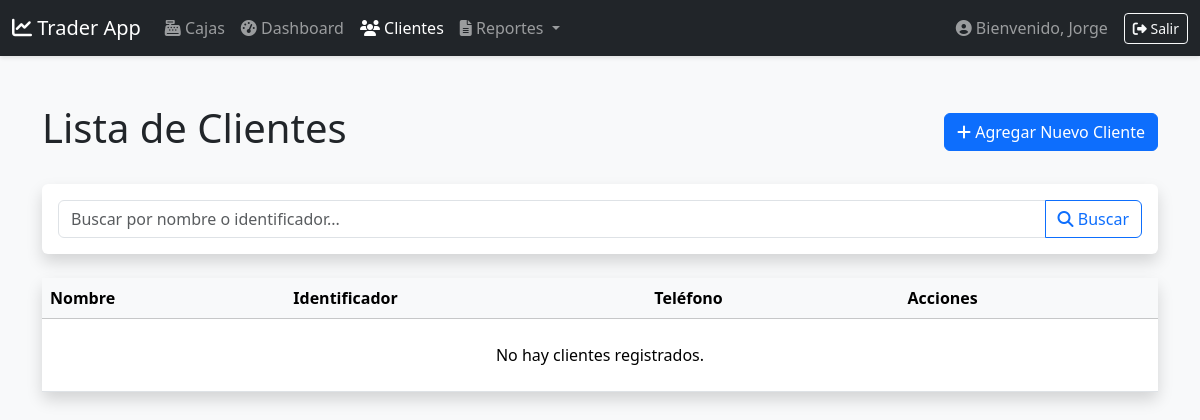
Page /clients/ (signed in) on the earlier database version.
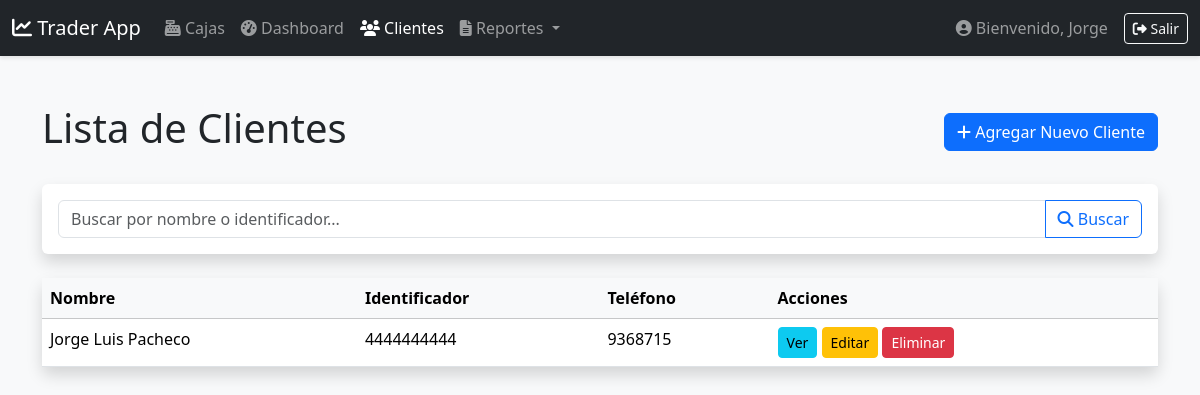
Same page on the later database version.
### exchange/models.py (models this page shows, shortened)
class Client(models.Model):
    name = models.CharField(max_length=100, verbose_name="Nombre Completo")
    identifier = models.CharField(max_length=20, unique=True, verbose_name="Cédula o RIF")
    phone = models.CharField(max_length=20, blank=True, null=True, verbose_name="Teléfono")
    email = models.EmailField(blank=True, null=True, verbose_name="Correo Electrónico")
    created_at = models.DateTimeField(auto_now_add=True)

### exchange/views.py (the view)
# urls.py: path('clients/', ClientListView.as_view(), name='client-list'),
class ClientListView(LoginRequiredMixin, ListView):
    model = Client
    template_name = 'exchange/client_list.html'
    context_object_name = 'clients'
    paginate_by = 10
    def get_queryset(self):
        queryset = super().get_queryset().order_by('name')
        search_query = self.request.GET.get('q', '')
        if search_query:
            queryset = queryset.filter(
                Q(name__istartswith=search_query) |
                Q(identifier__istartswith=search_query)
            )
        return queryset
    def get_context_data(self, **kwargs):
        context = super().get_context_data(**kwargs)
        context['search_query'] = self.request.GET.get('q', '')
        return context

### exchange/templates/exchange/client_list.html (shortened to what this page needs)
{% extends "base.html" %}
{% block content %}
<div class="container mt-4">
    <div class="d-flex justify-content-between align-items-center mb-4">
        <h1>Lista de Clientes</h1>
        <a href="{% url 'client-create' %}" class="btn btn-primary">
            <i class="fas fa-plus"></i> Agregar Nuevo Cliente
        </a>
    </div>
    <div class="card shadow mb-4">
        <div class="card-body">
            <form method="get" id="search-form">
                <div class="input-group">
                    <input type="text" name="q" id="search-input" class="form-control"
                           placeholder="Buscar por nombre o identificador..."
                           value="{{ search_query }}">
                    <button class="btn btn-outline-primary" type="submit">
                        <i class="fas fa-search"></i> Buscar
                    </button>
                </div>
            </form>
        </div>
    </div>
    <div class="card shadow">
        <div class="card-body p-0">
            <div class="table-responsive">
                <table class="table table-hover mb-0">
                    <thead class="table-light">
                        <tr>
                            <th>Nombre</th>
                            <th>Identificador</th>
                            <th>Teléfono</th>
                            <th>Acciones</th>
                        </tr>
                    </thead>
                    <tbody>
                        {% for client in clients %}
                        <tr>
                            <td>{{ client.name }}</td>
                            <td>{{ client.identifier }}</td>
                            <td>{{ client.phone|default:"N/A" }}</td>
                            <td>
                                <a href="{% url 'client-detail' client.pk %}" class="btn btn-sm btn-info">Ver</a>
                                <a href="{% url 'client-update' client.pk %}" class="btn btn-sm btn-warning">Editar</a>
                                <a href="{% url 'client-delete' client.pk %}" class="btn btn-sm btn-danger">Eliminar</a>
                            </td>
                        </tr>
                        {% empty %}
                        <tr>
                            <td colspan="4" class="text-center py-4">
                                {% if search_query %}
                                    No se encontraron clientes que coincidan con "<strong>{{ search_query }}</strong>".
                                    <a href="{% url 'client-list' %}" class="d-block mt-2">Limpiar búsqueda</a>
                                {% else %}
                                    No hay clientes registrados.
                                {% endif %}
                            </td>
                        </tr>
                        {% endfor %}
                    </tbody>
                </table>
            </div>
        </div>
    </div>
</div>
{% endblock %}

Differences in the rows shown:
added Client: name "Jorge Luis Pacheco", identifier "4444444444", phone "9368715"
Other differences:
text no longer shown: "No hay clientes registrados."
